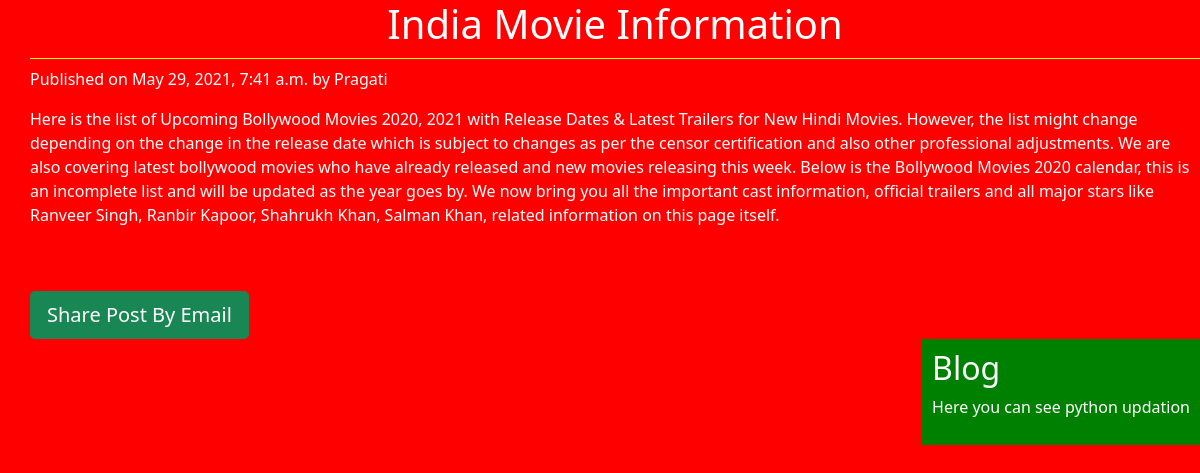
The page /2021/05/29/india-movie-information/ on the database its author committed.
### blog/models.py (models this page shows, shortened)
class Post(models.Model):
    STATUS_CHOICES=(('draft','Draft'),('publish','Publish'))
    title=models.CharField(max_length=256)
    slug=models.SlugField(max_length=264,unique_for_date='publish')
    author=models.ForeignKey(User,related_name='blog_posts',on_delete=models.CASCADE)
    body=models.TextField()
    publish=models.DateTimeField(default=timezone.now)
    created=models.DateTimeField(auto_now_add=True)
    update=models.DateTimeField(auto_now=True)
    status=models.CharField(max_length=10,choices=STATUS_CHOICES,default='draft')
    objects=CustomManager()
    class Meta:
        ordering=('-publish',)

### blog/views.py (the view)
# urls.py: url(r'^(?P<year>\d{4})/(?P<month>\d{2})/(?P<day>\d{2})/(?P<post>[-\w]+)/$',views.post_detail_view,name='post_detail'),
def post_detail_view(r,year,month,day,post):
   post=get_object_or_404(Post,slug=post,
                            status='publish',
                            publish__year=year,
                            publish__month=month,
                            publish__day=day,)
   return render(r,'blog/post_detail.html',{'post':post})

### blog/models.py (called while the page is built)
    def get_queryset(self):
        return super().get_queryset().filter(status='publish')

### templates/blog/post_detail.html (shortened to what this page needs)
{%extends 'blog/base.html'%}
{% block content_block %}
<h1>{{post.title}}</h1>
<p>Published on {{post.publish}} by {{post.author|title}}</p>
{{post.body|linebreaks}}<br><br>
<a href="/{{post.id}}/share" class="btn btn-lg btn-success">Share Post By Email</a>
{% endblock %}

### static/css/blog.css (style rules this page uses)
body { color:white; background: red; }
body { color:white; }
h1 { text-align: center; border-bottom: 1px solid yellow; padding-bottom:10px; }
a { color:Blue; }

### rows shown on the page
Post: publish "May 29, 2021, 7:41 a.m.", author "Pragati", body "Here is the list of Upcoming Bollywood Movies 2020, 2021 with Release Dates & Latest Trailers for New Hindi Movies. However, the list might change depending on the change in the release date which is subject to changes as per the censor certification and also other professional adjustments. We are also covering latest bollywood movies who have already released and new movies releasing this week. Below is the Bollywood Movies 2020 calendar, this is an incomplete list and will be updated as the year goes by. We now bring you all the important cast information, official trailers and all major stars like Ranveer Singh, Ranbir Kapoor, Shahrukh Khan, Salman Khan, related information on this page…"
